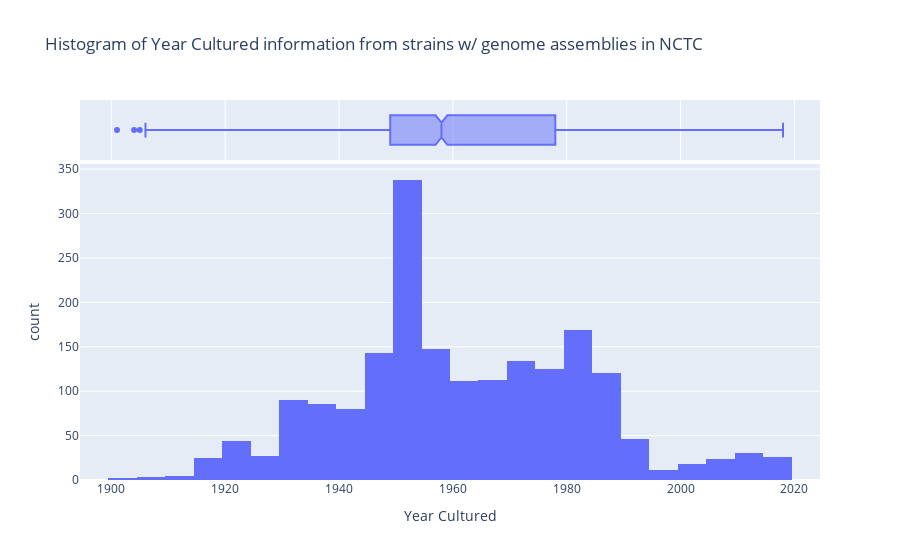

Here is the notebook cell this chart was saved with:
### Code cell
px.histogram(
    genomeandyear_nctcdf, 
    x="Year_Cultured",
    labels={'Year_Cultured':'Year Cultured'}, 
    title="Histogram of Year Cultured information from strains w/ genome assemblies in NCTC",
    marginal='box'
)

### Figure 1 — Plotly figure (JSON) as saved in the notebook; plotly's stock layout.template omitted (floating-point values rounded to 4 significant figures; data arrays with more than 128 entries replaced by an {"elided": "..."} marker saying what was removed)
{"data": [{"alignmentgroup": "True", "bingroup": "x", "hovertemplate": "Year Cultured=%{x}<br>count=%{y}<extra></extra>", "legendgroup": "", "marker": {"color": "#636efa", "pattern": {"shape": ""}}, "name": "", "offsetgroup": "", "orientation": "v", "showlegend": false, "type": "histogram", "x": {"elided": "1918 int values"}, "xaxis": "x", "yaxis": "y"}, {"alignmentgroup": "True", "hovertemplate": "Year Cultured=%{x}<extra></extra>", "legendgroup": "", "marker": {"color": "#636efa"}, "name": "", "notched": true, "offsetgroup": "", "showlegend": false, "type": "box", "x": {"elided": "1918 int values"}, "xaxis": "x2", "yaxis": "y2"}], "layout": {"autosize": true, "barmode": "relative", "legend": {"tracegroupgap": 0}, "title": {"text": "Histogram of Year Cultured information from strains w/ genome assemblies in NCTC"}, "xaxis": {"anchor": "y", "autorange": true, "domain": [0, 1], "range": [1894.0, 2024.0], "title": {"text": "Year Cultured"}, "type": "linear"}, "xaxis2": {"anchor": "y2", "autorange": true, "domain": [0, 1], "matches": "x", "range": [1894.0, 2024.0], "showgrid": true, "showticklabels": false, "type": "linear"}, "yaxis": {"anchor": "x", "autorange": true, "domain": [0, 0.8316], "range": [0, 355.8], "title": {"text": "count"}}, "yaxis2": {"anchor": "x2", "autorange": true, "domain": [0.8416, 1], "matches": "y2", "range": [-0.5, 0.5], "showgrid": false, "showline": false, "showticklabels": false, "ticks": "", "type": "category"}}}
